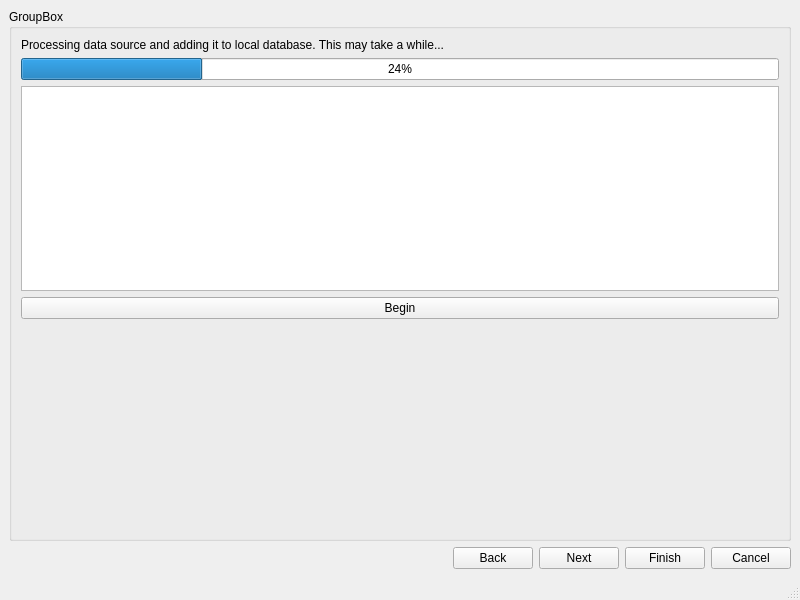
<?xml version="1.0" encoding="UTF-8"?>
<ui version="4.0">
 <class>ProgresWindow</class>
 <widget class="QMainWindow" name="ProgresWindow">
  <property name="geometry">
   <rect>
    <x>0</x>
    <y>0</y>
    <width>800</width>
    <height>600</height>
   </rect>
  </property>
  <property name="windowTitle">
   <string>Disk Imager</string>
  </property>
  <widget class="QWidget" name="centralwidget">
   <layout class="QGridLayout" name="gridLayout">
    <item row="0" column="0">
     <widget class="QGroupBox" name="pw_groupBox">
      <property name="title">
       <string>GroupBox</string>
      </property>
      <layout class="QFormLayout" name="formLayout">
       <item row="0" column="0">
        <widget class="QLabel" name="pw_label">
         <property name="text">
          <string>Processing data source and adding it to local database. This may take a while...</string>
         </property>
        </widget>
       </item>
       <item row="1" column="0" colspan="2">
        <widget class="QProgressBar" name="pw_progressBar">
         <property name="value">
          <number>24</number>
         </property>
        </widget>
       </item>
       <item row="2" column="0" colspan="2">
        <widget class="QTextEdit" name="pw_textEdit"/>
       </item>
       <item row="4" column="0">
        <spacer name="verticalSpacer">
         <property name="orientation">
          <enum>Qt::Vertical</enum>
         </property>
         <property name="sizeHint" stdset="0">
          <size>
           <width>20</width>
           <height>40</height>
          </size>
         </property>
        </spacer>
       </item>
       <item row="3" column="0" colspan="2">
        <widget class="QPushButton" name="pw_beginButton">
         <property name="text">
          <string>Begin</string>
         </property>
        </widget>
       </item>
      </layout>
     </widget>
    </item>
    <item row="1" column="0">
     <layout class="QHBoxLayout" name="horizontalLayout">
      <item>
       <spacer name="horizontalSpacer">
        <property name="orientation">
         <enum>Qt::Horizontal</enum>
        </property>
        <property name="sizeHint" stdset="0">
         <size>
          <width>40</width>
          <height>20</height>
         </size>
        </property>
       </spacer>
      </item>
      <item>
       <widget class="QPushButton" name="pw_backButton">
        <property name="text">
         <string>Back</string>
        </property>
       </widget>
      </item>
      <item>
       <widget class="QPushButton" name="pw_nextButton">
        <property name="text">
         <string>Next</string>
        </property>
       </widget>
      </item>
      <item>
       <widget class="QPushButton" name="pw_finishButton">
        <property name="text">
         <string>Finish</string>
        </property>
       </widget>
      </item>
      <item>
       <widget class="QPushButton" name="pw_cancelButton">
        <property name="text">
         <string>Cancel</string>
        </property>
       </widget>
      </item>
     </layout>
    </item>
   </layout>
  </widget>
  <widget class="QMenuBar" name="menubar">
   <property name="geometry">
    <rect>
     <x>0</x>
     <y>0</y>
     <width>800</width>
     <height>22</height>
    </rect>
   </property>
  </widget>
  <widget class="QStatusBar" name="statusbar"/>
 </widget>
 <resources/>
 <connections/>
</ui>
